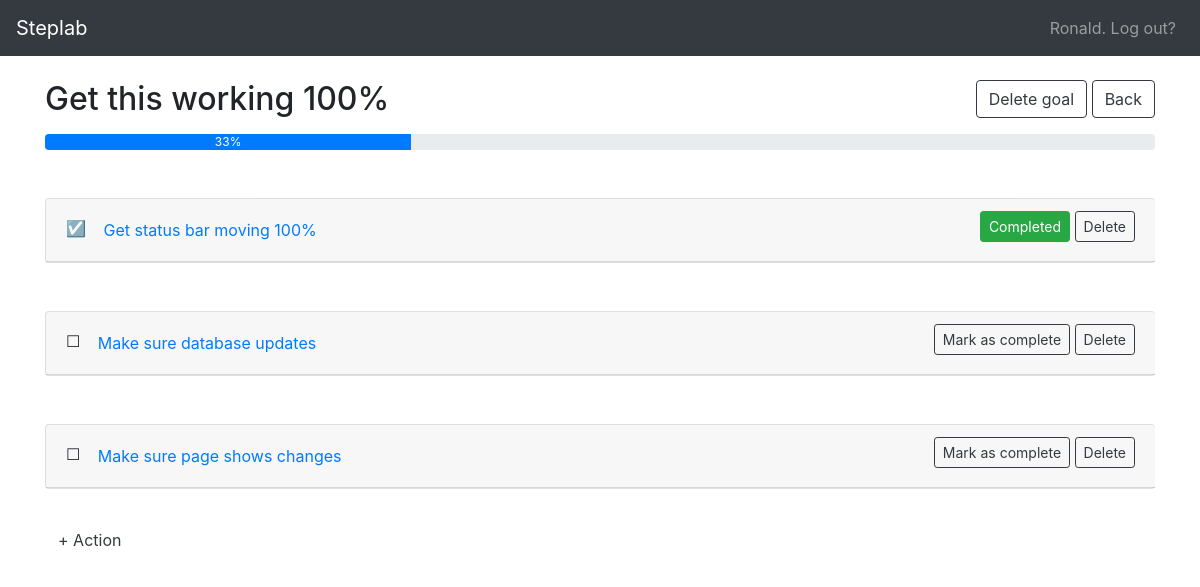
/goal/1 (signed in), run on an earlier commit of the app's database.
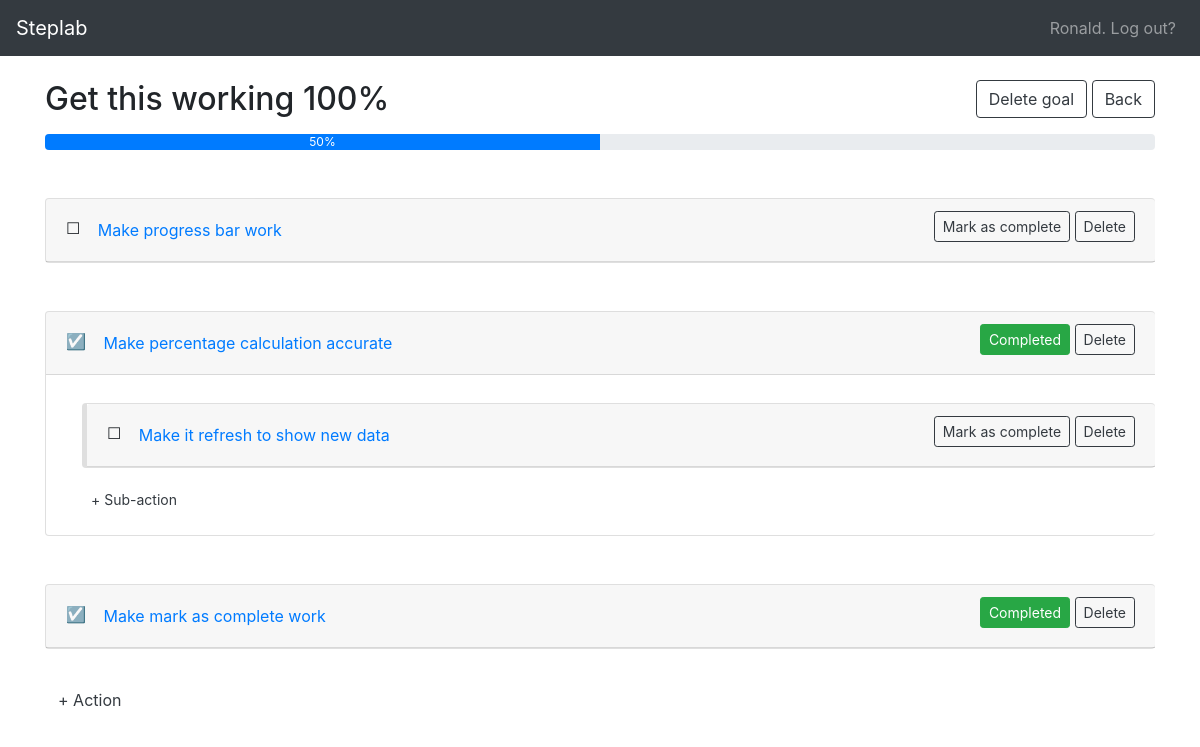
And on a later commit of the database.
### app/models.py (models this page shows, shortened)
class User(db.Model):
    __tablename__ = "user"
    id = db.Column(db.Integer, primary_key=True)
    forename = db.Column(db.Unicode(32))
    surname = db.Column(db.Unicode(32))
    username = db.Column(db.String(128), unique=True)

class Goal(db.Model):
    __tablename__ = "goal"
    id = db.Column(db.Integer, primary_key=True)
    user_id = db.Column(db.Integer, db.ForeignKey("user.id"))
    created = db.Column(db.DateTime, default=datetime.datetime.utcnow())
    completed = db.Column(db.DateTime)
    percentage_complete = db.Column(db.SmallInteger, default=0)
    text = db.Column(db.Unicode(512), nullable=False)
    user = db.relationship(
        "User",
        backref=db.backref(
            "goals",
            order_by="Goal.created",
            cascade="all,delete-orphan",
            lazy="dynamic",
        ),
    )
    @property
    def base_actions(self):
        return self.actions.filter(GoalAction.parent_action_id == None)

class GoalAction(db.Model):
    __tablename__ = "goalaction"
    id = db.Column(db.Integer, primary_key=True)
    goal_id = db.Column(db.Integer, db.ForeignKey("goal.id"), nullable=False)
    parent_action_id = db.Column(db.Integer, db.ForeignKey("goalaction.id"))
    created = db.Column(db.DateTime, default=datetime.datetime.utcnow())
    completed = db.Column(db.DateTime)
    text = db.Column(db.Unicode(512), nullable=False)
    goal = db.relationship(
        "Goal",
        backref=db.backref(
            "actions",
            order_by="GoalAction.created",
            cascade="all,delete-orphan",
            lazy="dynamic",
        ),
    )
    parent_action = db.relationship(
        "GoalAction",
        remote_side="GoalAction.id",
        foreign_keys="GoalAction.parent_action_id",
        backref=db.backref(
            "child_actions",
            remote_side="GoalAction.parent_action_id",
            cascade="all,delete-orphan",
            order_by="GoalAction.created",
        ),
    )

### app/goals/views.py (the view, shortened to what this page needs)
@goals.route("/goal/<goal_id>", methods=["GET", "POST"])
@login_required
def view_goal(goal_id):
    try:
        goal = Goal.query.filter_by(id=goal_id, user_id=g.current_user.id).one()
    except NoResultFound:
        abort(404)
    return render_template("view_goal.html", goal=goal)

### app/auth.py (called while the page is built)
def login_required(f):
    @wraps(f)
    def decorated_function(*args, **kwargs):
        if not g.current_user:
            flash("Please log in first.")
            return redirect(url_for("goals.login"))
        return f(*args, **kwargs)
    return decorated_function

### app/templates/view_goal.html (shortened to what this page needs)
{% extends "base.html" %}   {%
macro render_action(action, sub=False) %}
<div
  class="card mb-3 mt-4 {% if sub %} sub-card {% else %}mt-5{% endif %}"
  data-action-id="{{ action.id }}"
>
  <div class="card-header">
    <span class="float-right">
      {% if action.completed %}
      <button
        class="btn btn-success btn-sm"
        onclick="unmark_action_as_complete(this)"
      >
        Completed
      </button>
      {% else %}
      <button
        class="btn btn-outline-dark btn-sm"
        onclick="mark_action_as_complete(this)"
      >
        Mark as complete
      </button>
      {% endif %}
      <button class="btn btn-outline-dark btn-sm" onclick="delete_action(this)">
        Delete
      </button>
    </span>
    <span style="width: 20px">
      {% if action.completed %}&#9745;{% else %}&#9744;{% endif %}
    </span>
    <button
      class="btn btn-link"
      data-toggle="collapse"
      data-target="#actions_{{ action.id }}"
    >
      {{ action.text }}
    </button>
  </div>
  <div
    class="collapse {% if action.child_actions %}show{% else %}collapsed{% endif %}"
    id="actions_{{ action.id }}"
  >
    <div class="card-body pt-1">
      {% for a in action.child_actions %}
      <div class="pl-3 mt-3">{{ render_action(a, sub=True) }}</div>
      {% endfor %}
      <button
        class="btn btn-link text-dark btn-sm mt-3 d-block ml-3"
        onclick="add_action(this)"
      >
        + Sub-action
      </button>
    </div>
  </div>
</div>
{% endmacro %} {% block page_content %}
<span class="float-right">
  <button onclick="delete_goal()" class="btn btn-outline-dark">
    Delete goal
  </button>
  <a href="{{ url_for('goals.home') }}" class="btn btn-outline-dark">Back</a>
</span>
<h2 class="mb-3">
  {{ goal.text }} {% if goal.completed %}<i class="fas fa-check"></i>{% endif %}
</h2>
<div class="progress">
  <div
    class="progress-bar"
    role="progressbar"
    style="width: {{ goal.percentage_complete }}%"
    aria-valuenow="{{ goal.percentage_complete }}"
    aria-valuemin="0"
    aria-valuemax="100"
  >
    {{ goal.percentage_complete|round|int }}%
  </div>
</div>
<div id="actions_html" class="mb-5">
   {% for action in
  goal.base_actions %} {{ render_action(action, sub=False) }} {% endfor %}
  <button
    class="btn btn-link text-dark mt-3"
    onclick="add_action(this, '_base')"
  >
    + Action
  </button>
</div>
{% endblock %}

### app/templates/base.html (shortened to what this page needs)
<html lang="en">
  <head>
    <link
      rel="stylesheet"
      href="https://stackpath.bootstrapcdn.com/bootstrap/4.1.3/css/bootstrap.min.css"
    />
  </head>
  <body>
    {% block navbar %}
    <nav class="navbar navbar-expand-lg navbar-dark bg-dark">
      <a class="navbar-brand" href="/">Steplab</a>
      <div class="collapse navbar-collapse" id="navbar-toggle">
        <ul class="navbar-nav ml-auto">
          {% if g.current_user %}
          <li class="nav-item">
            <a class="nav-link" href="{{ url_for('goals.logout') }}">
              <span class="pill-always-link"
                >{{ g.current_user.forename }}. Log out?</span
              >
            </a>
          </li>
          {% else %}
          <li class="nav-item">
            <a class="nav-link" href="{{ url_for('goals.login') }}">
              <span class="pill-always-link">Sign in</span>
            </a>
          </li>
          {% endif %}
        </ul>
      </div>
    </nav>
    {% endblock %}
    <div class="container pt-4">
       {% block page_content %} {% endblock %}
    </div>
  </body>
</html>

### app/templates/view_goal.html (style rules this page uses)
.card { border-right: 0; }
.card .card-body { padding-right: 0 !important; }
.sub-card { border-left-width: 5px; }

What changed in the data, as far as the page shows it:
removed GoalAction: shows "Completed", text "Get status bar moving 100%", shown under "Get this working 100%"
removed GoalAction: shows "Mark as complete", text "Make sure database updates", shown under "Get this working 100%"
removed GoalAction: shows "Mark as complete", text "Make sure page shows changes", shown under "Get this working 100%"
changed Goal "Get this working 100%": percentage_complete "33" → "50"
added GoalAction: shows "Mark as complete", text "Make progress bar work", shown under "Get this working 100%"
added GoalAction: shows "Completed", text "Make percentage calculation accurate", shown under "Get this working 100%"
added GoalAction: shows "Mark as complete", text "Make it refresh to show new data", shown under "Make percentage calculation accurate"
added GoalAction: shows "Completed", text "Make mark as complete work", shown under "Get this working 100%"
